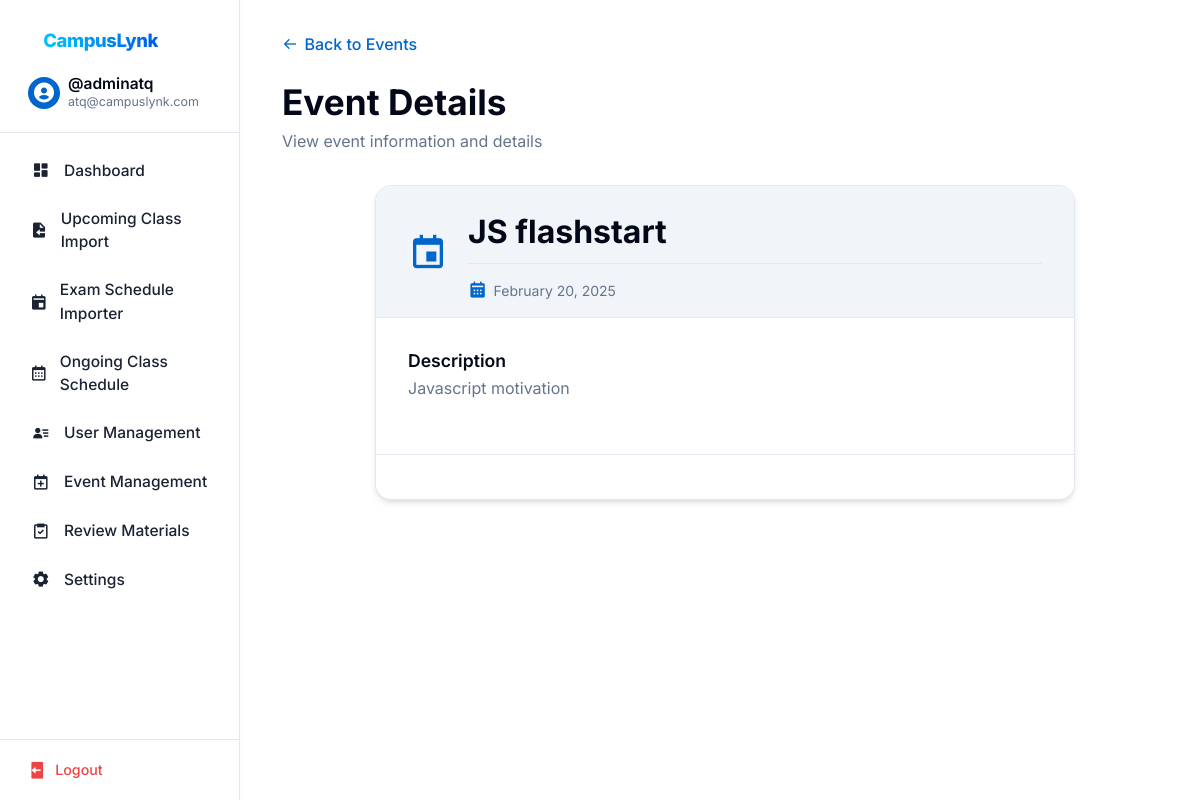
The page /eventpage-p2.php?event_id=1 (signed in) on the database its author committed.
### tables this page shows
CREATE TABLE `users` (
  `id` int(11) NOT NULL,
  `username` varchar(255) NOT NULL,
  `email` varchar(255) NOT NULL,
  `password` varchar(255) NOT NULL,
  `role` enum('student','faculty','admin') NOT NULL,
  `name` varchar(255) NOT NULL
);

CREATE TABLE `events` (
  `id` int(11) NOT NULL,
  `title` varchar(255) NOT NULL,
  `description` text DEFAULT NULL,
  `date` date NOT NULL
);

### eventpage-p2.php (the view, shortened to what this page needs)
<?php
try {
    $database = new Database();
    $db = $database->getConnection();
    if (isset($_GET['event_id'])) {
        $event_id = $_GET['event_id'];
        $query = "SELECT * FROM events WHERE id = ?";
        $stmt = $db->prepare($query);
        $stmt->execute([$event_id]);
        $event = $stmt->fetch(PDO::FETCH_ASSOC);
    } else {
        throw new Exception("No event selected");
    }
} catch (Exception $e) {
    $error = $e->getMessage();
}
?>
<!DOCTYPE html>
<html lang="en">
<head>
    <link href='https://unpkg.com/boxicons@2.1.4/css/boxicons.min.css' rel='stylesheet'>
    <link rel="stylesheet" href="css/base.css">
    <link rel="stylesheet" href="css/layout.css">
    <link rel="stylesheet" href="css/components.css">
    <link rel="stylesheet" href="css/events.css">
</head>
<body>
    <?php include 'sidebar.php'; ?>
    <main class="main-content">
        <div class="page-header">
            <div class="header-content">
                <a href="eventpage.php" class="back-button">
                    <i class='bx bx-arrow-back'></i>
                    <span>Back to Events</span>
                </a>
                <div class="header-text">
                    <h1>Event Details</h1>
                    <p class="text-muted">View event information and details</p>
                </div>
            </div>
        </div>
        <?php if (isset($error)): ?>
            <div class="alert alert-error">
                <i class='bx bx-error-circle'></i>
                <span><?php echo htmlspecialchars($error); ?></span>
            </div>
        <?php else: ?>
            <div class="event-details-container">
                <div class="event-card">
                    <div class="event-header">
                        <div class="event-icon">
                            <i class='bx bx-calendar-event'></i>
                        </div>
                        <div class="event-title-section">
                            <h2 class="event-title"><?php echo htmlspecialchars($event['title']); ?></h2>
                            <div class="event-meta">
                                <span class="event-date">
                                    <i class='bx bxs-calendar'></i>
                                    <?php echo date('F j, Y', strtotime($event['date'])); ?>
                                </span>
                            </div>
                        </div>
                    </div>
                    <div class="event-content">
                        <?php if (!empty($event['description'])): ?>
                            <div class="event-description">
                                <h3>Description</h3>
                                <p><?php echo nl2br(htmlspecialchars($event['description'])); ?></p>
                            </div>
                        <?php endif; ?>
                    </div>
                    <div class="event-actions">
                    </div>
                </div>
            </div>
        <?php endif; ?>
    </main>
</body>
</html>

### sidebar.php (shortened to what this page needs)
<?php
try {
    $sidebar_database = new Database();
    $sidebar_db = $sidebar_database->getConnection();
    $sidebar_query = $sidebar_db->prepare("SELECT * FROM users WHERE email = ?");
    $sidebar_query->execute([$_SESSION['useremail']]);
    $sidebar_user = $sidebar_query->fetch(PDO::FETCH_ASSOC);
} catch (PDOException $e) {
    header("Location: login.php?error=Database Error: " . urlencode($e->getMessage()));
    exit();
}
$current_page = basename($_SERVER['PHP_SELF']);
$role = $sidebar_user['role'];
?>
<link href='https://unpkg.com/boxicons@2.1.4/css/boxicons.min.css' rel='stylesheet'>
<aside class="sidebar">
    <div class="sidebar-header">
        <div class="logo-and-title-div">
            <div class="sidebar-brand">
                <a href="index.php" class="navbar-brand sidebar-logo"><span>CampusLynk</span></a>
            </div>
        </div>
        <a href="<?php echo $role === 'faculty' ? 'faculty_dashboard.php' : ($role === 'admin' ? 'admin_dashboard.php' : 'profile.php'); ?>" class="user-info">
            <div class="user-avatar">
                <i class='bx bxs-user-circle'></i>
            </div>
            <div class="user-details">
                <h3 class="user-name"><?php echo '@' . htmlspecialchars($sidebar_user['username']); ?></h3>
                <p class="user-email"><?php echo htmlspecialchars($sidebar_user['email']); ?></p>
            </div>
        </a>
    </div>
    <div class="sidebar-content">
        <ul class="nav-links">
            <?php if ($role === 'admin'): ?>
                <li>
                    <a href="admin_dashboard.php" class="nav-link <?php echo $current_page === 'admin_dashboard.php' ? 'active' : ''; ?>">
                        <i class='bx bxs-dashboard'></i>
                        <span>Dashboard</span>
                    </a>
                </li>
                <li>
                    <a href="admin_dataimport.php" class="nav-link <?php echo $current_page === 'admin_dataimport.php' ? 'active' : ''; ?>">
                        <i class='bx bxs-file-import'></i>
                        <span>Upcoming Class Import</span>
                    </a>
                </li>
                <li>
                    <a href="admin_exam_import.php" class="nav-link <?php echo $current_page === 'admin_exam_import.php' ? 'active' : ''; ?>">
                        <i class='bx bxs-calendar-event'></i>
                        <span>Exam Schedule Importer</span>
                    </a>
                </li>
                <li>
                    <a href="admin_class_schedule.php" class="nav-link <?php echo $current_page === 'admin_class_schedule.php' ? 'active' : ''; ?>">
                        <i class='bx bx-calendar'></i>
                        <span>Ongoing Class Schedule</span>
                    </a>
                </li>
                <li>
                    <a href="admin_users.php" class="nav-link <?php echo $current_page === 'admin_users.php' ? 'active' : ''; ?>">
                        <i class='bx bxs-user-detail'></i>
                        <span>User Management</span>
                    </a>
                </li>
                <li>
                    <a href="admin_event_management.php" class="nav-link <?php echo $current_page === 'admin_event_management.php' ? 'active' : ''; ?>">
                        <i class='bx bx-calendar-plus'></i>
                        <span>Event Management</span>
                    </a>
                </li>
                <li>
                    <a href="admin_review_materials.php" class="nav-link <?php echo $current_page === 'admin_review_materials.php' ? 'active' : ''; ?>">
                        <i class='bx bx-task'></i>
                        <span>Review Materials</span>
                    </a>
                </li>
                <li>
                    <a href="admin_settings.php" class="nav-link <?php echo $current_page === 'admin_settings.php' ? 'active' : ''; ?>">
                        <i class='bx bxs-cog'></i>
                        <span>Settings</span>
                    </a>
                </li>
            <?php endif; ?>
        </ul>
    </div>
    <div class="sidebar-footer">
        <?php
        $logout_url = 'logout.php';
        if (isset($_SESSION['role'])) {
            switch ($_SESSION['role']) {
                case 'admin':
                    $logout_url = 'admin_logout.php';
                    break;
            }
        }
        ?>
        <a href="<?php echo $logout_url; ?>" class="logout-btn">
            <i class='bx bxs-log-out'></i>
            <span>Logout</span>
        </a>
    </div>
</aside>

### css/base.css (style rules this page uses)
:root { --background: #ffffff; --foreground: #020817; --card: #ffffff; --card-foreground: #020817; --popover: #ffffff; --popover-foreground: #020817; --primary: #0066cc; --primary-foreground: #ffffff; --secondary: #f1f5f9; --secondary-foreground: #0f172a; --muted: #f1f5f9; --muted-foreground: #64748b; --accent: #f1f5f9; --accent-foreground: #0f172a; --destructive: #ef4444; --destructive-foreground: #ffffff; --success: #16a34a; --success-foreground: #ffffff; --border: #e2e8f0; --input: #e2e8f0; --ring: #0066cc; --spacing-1: 0.25rem; --spacing-2: 0.5rem; --spacing-3: 0.75rem; --spacing-4: 1rem; --spacing-5: 1.25rem; --spacing-6: 1.5rem; --spacing-8: 2rem; --spacing-10: 2.5rem; --spacing-12: 3rem; --radius-sm: 0.125rem; --radius: 0.5rem; --radius-md: 0.75rem; --radius-lg: 1rem; --shadow-sm: 0 1px 2px rgba(0, 0, 0, 0.05); --shadow: 0 1px 3px rgba(0, 0, 0, 0.1), 0 1px 2px rgba(0, 0, 0, 0.06); --shadow-md: 0 4px 6px -1px rgba(0, 0, 0, 0.1), 0 2px 4px -1px rgba(0, 0, 0, 0.06); --shadow-lg: 0 10px 15px -3px rgba(0, 0, 0, 0.1), 0 4px 6px -2px rgba(0, 0, 0, 0.05); }
* { margin: 0; padding: 0; box-sizing: border-box; font-family: 'Inter', sans-serif; }
body { background-color: var(--background); color: var(--foreground); line-height: 1.5; }
h1, h2, h3, h4, h5, h6 { font-weight: 600; line-height: 1.25; margin-bottom: var(--spacing-4); }
h1 { font-size: 2.25rem; }
h2 { font-size: 1.875rem; }
h3 { font-size: 1.5rem; }
.text-muted { color: var(--muted-foreground); }

### css/events.css (style rules this page uses)
.event-card { background: var(--background); border: 1px solid var(--border); border-radius: var(--radius-lg); overflow: hidden; transition: all 0.2s ease; }
.event-content { padding: 1.5rem; }
.event-title { font-size: 1.125rem; font-weight: 600; color: var(--foreground); margin-bottom: 0.75rem; line-height: 1.4; }
.event-description { font-size: 0.875rem; color: var(--muted-foreground); margin-bottom: 1.25rem; line-height: 1.6; }
.event-meta { display: flex; align-items: center; justify-content: space-between; margin-top: auto; padding-top: 1rem; border-top: 1px solid var(--border); }
.event-date { display: flex; align-items: center; gap: 0.5rem; font-size: 0.875rem; color: var(--muted-foreground); }
.event-date i { font-size: 1.25rem; color: var(--primary); }
.event-details-container { display: flex; justify-content: center; align-items: flex-start; margin-top: 2rem; margin-bottom: 2rem; }
.event-card { width: 100%; max-width: 700px; background: var(--background); border: 1.5px solid var(--border); border-radius: var(--radius-lg); box-shadow: var(--shadow-md); padding: 0; overflow: hidden; display: flex; flex-direction: column; }
.event-header { display: flex; align-items: center; gap: 1.25rem; border-bottom: 1px solid var(--border); padding: 1.5rem 2rem 1rem 2rem; background: var(--muted); }
.event-icon { font-size: 2.5rem; color: var(--primary); flex-shrink: 0; }
.event-title-section { flex: 1; }
.event-title { font-size: 2rem; font-weight: 700; margin: 0 0 0.5rem 0; color: var(--foreground); }
.event-meta { display: flex; flex-wrap: wrap; gap: 1.5rem; font-size: 1rem; color: var(--muted-foreground); }
.event-meta span { display: flex; align-items: center; gap: 0.4rem; }
.event-meta i { color: var(--primary); font-size: 1.2rem; }
.event-content { padding: 2rem; display: flex; flex-direction: column; gap: 1.5rem; }
.event-description h3, .event-organizer h3, .event-contact h3 { font-size: 1.1rem; font-weight: 600; margin-bottom: 0.3rem; color: var(--foreground); }
.event-description p, .event-organizer p, .event-contact p { color: var(--muted-foreground); font-size: 1rem; margin: 0; }
.event-actions { display: flex; gap: 1rem; padding: 1.25rem 2rem 1.5rem 2rem; border-top: 1px solid var(--border); background: var(--background); }
.back-button { display: inline-flex; align-items: center; gap: 0.4rem; color: var(--primary); font-weight: 500; text-decoration: none; font-size: 1rem; margin-bottom: 1.5rem; transition: color 0.2s; }
.page-header { margin-bottom: 0.5rem; }
.header-content { display: flex; flex-direction: column; align-items: flex-start; }
.header-text h1 { font-size: 2.2rem; font-weight: 700; margin: 0 0 0.3rem 0; }
.header-text p { color: var(--muted-foreground); margin: 0; }

### rows shown on the page
users: username "adminatq", email "atq@campuslynk.com"
events: title "JS flashstart", date "February 20, 2025", description "Javascript motivation"
